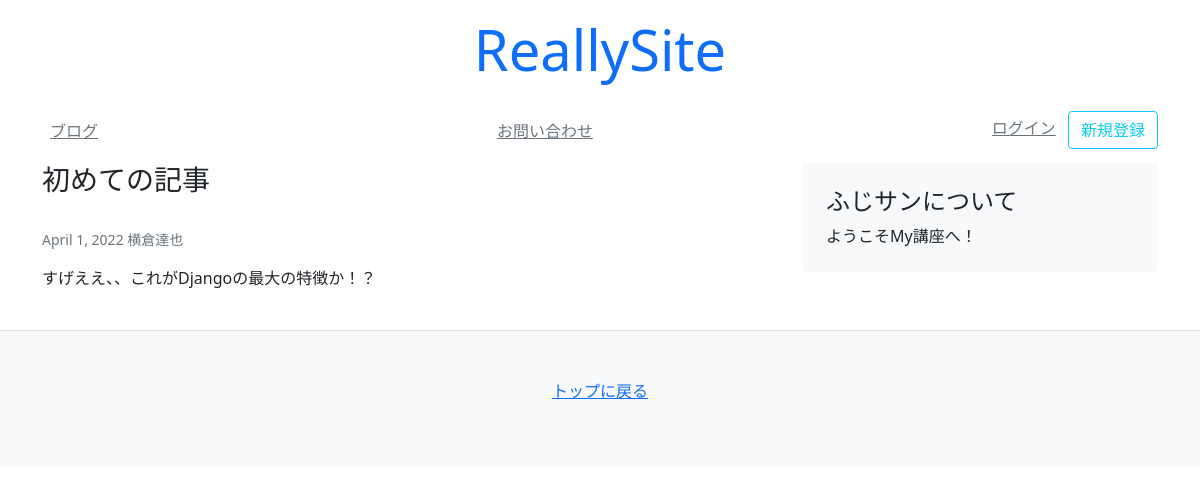
Before: /blog/1/ with the older database file.
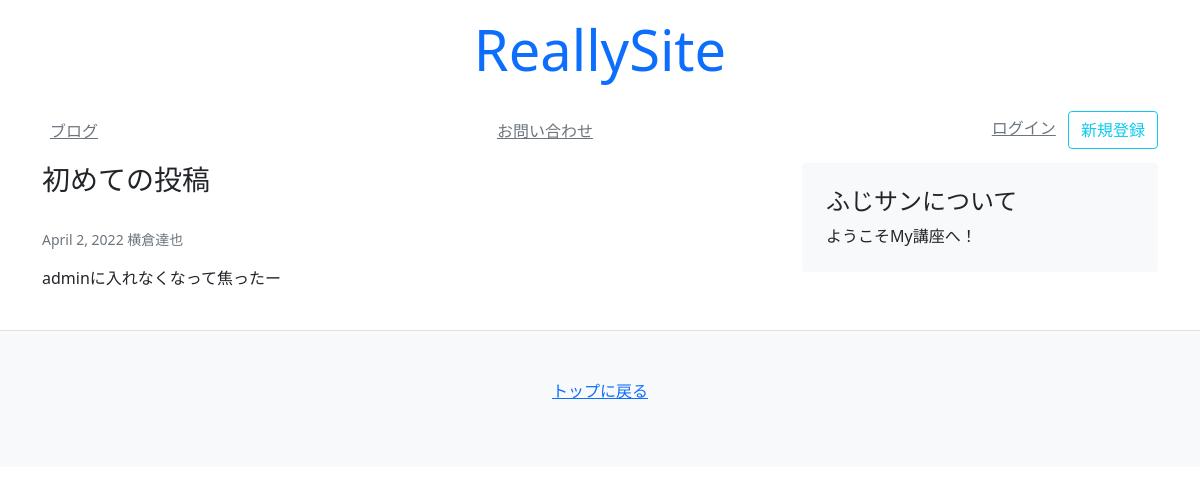
After: the same page with the newer database file.
### blog/models.py (models this page shows)
class Article(models.Model):
    title = models.CharField(default="", max_length=30)
    text = models.TextField(default="")
    author = models.CharField(default="", max_length=30)
    created_at = models.DateField(auto_now_add=True)
    updated_at = models.DateField(auto_now=True)

### blog/views.py (the view)
# urls.py: path('<slug:pk>/', views.article)
def article(request, pk):
    obj = Article.objects.get(pk=pk)
    context = {
        'article': obj,
    }
    return render(request, 'blog/article.html', context)

### templates/blog/article.html
{% extends 'mysite/base.html' %} {% block content %}
<main class="container">
  <div class="row">
    <div class="col-md-8">
      <h3 class="pb-4 font-italic">{{ article.title }}</h3>
      <p class="small text-muted text-right">
        {{ article.created_at }} {{ article.author }}
      </p>
      <p>{{ article.text }}</p>
    </div>
    {% include 'mysite/snippets/sidebar.html' %}
  </div>
</main>
{% endblock %}

Changed rows visible on the page:
changed Article "横倉達也": title "初めての記事" → "初めての投稿"; created_at "April 1, 2022" → "April 2, 2022"; text "すげええ、、これがDjangoの最大の特徴か！？" → "adminに入れなくなって焦ったー"
